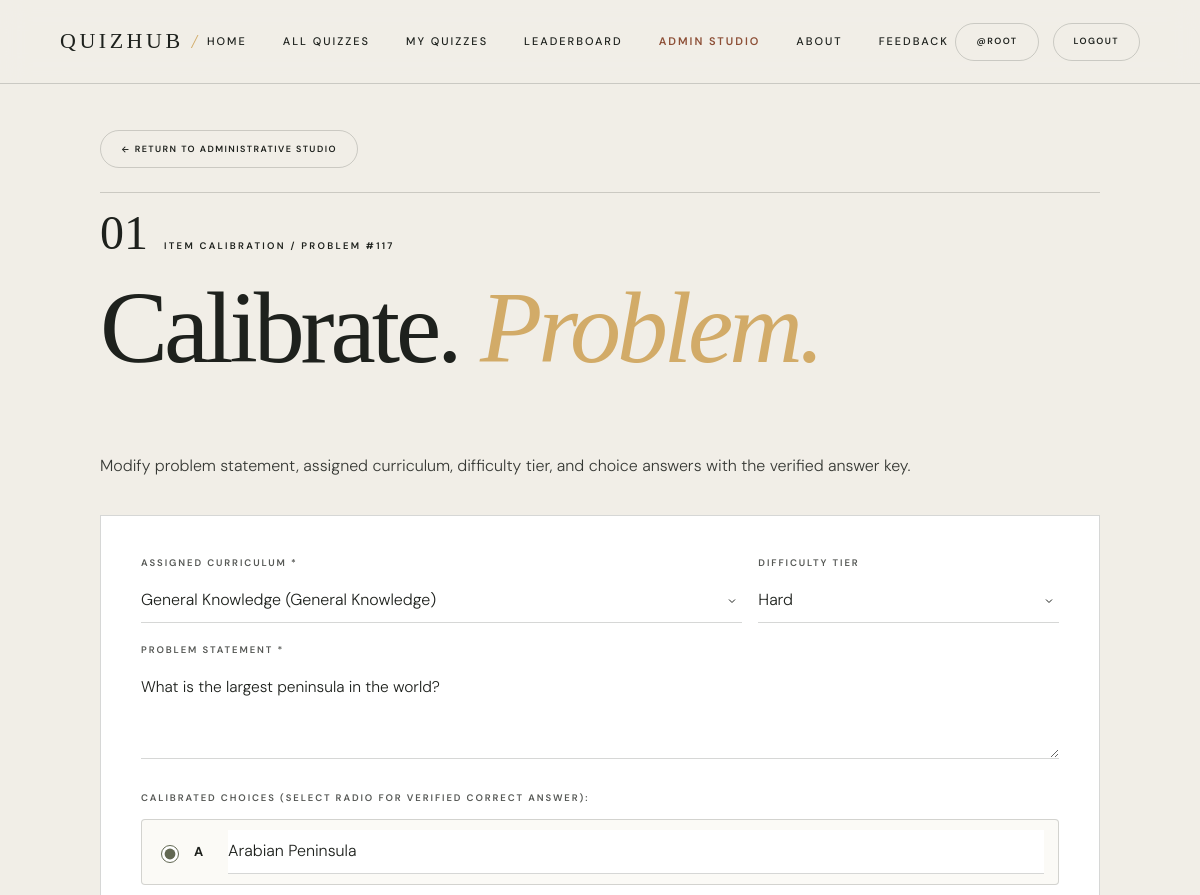
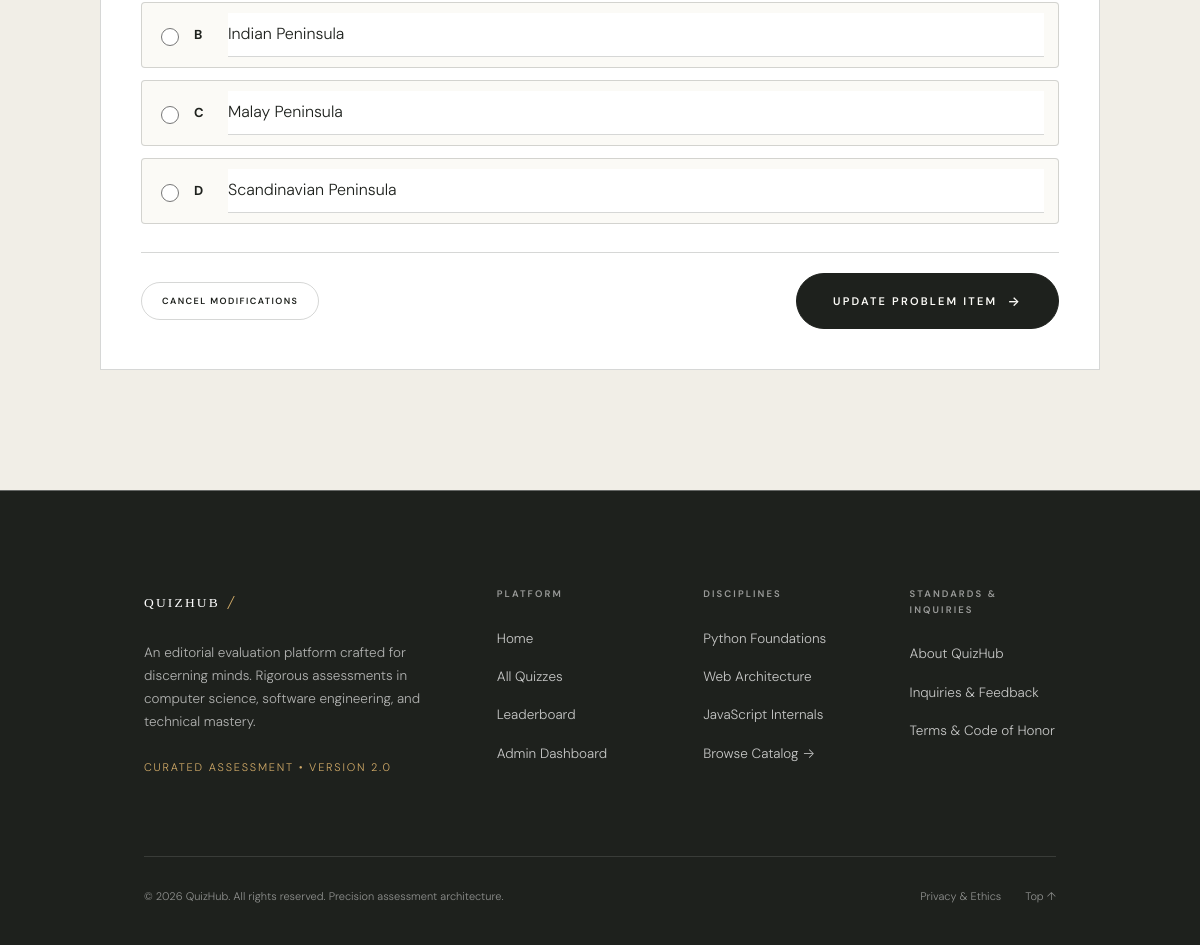
Screenshot of /portal/questions/117/edit/ (signed in) with the database file from the repository (2 pictures, top to bottom).
### quiz1/models.py (models this page shows, shortened)
class Question(models.Model):
    EASY = 'easy'
    MEDIUM = 'medium'
    HARD = 'hard'
    DIFFICULTY_CHOICES = [
        (EASY, 'Easy'),
        (MEDIUM, 'Medium'),
        (HARD, 'Hard'),
    ]
    quiz = models.ForeignKey(Quiz, on_delete=models.CASCADE)
    text = models.TextField()
    difficulty = models.CharField(
        max_length=6,
        choices=DIFFICULTY_CHOICES,
        default=EASY,  # Default to 'easy' if no difficulty is specified
    )

class Quiz(models.Model):
    title = models.CharField(max_length=50)
    description = models.TextField(max_length=50)
    category = models.ForeignKey(Category, on_delete=models.CASCADE)
    create_at = models.DateField(auto_now_add=True)
    update_at = models.DateField(auto_now=True)

class Choice(models.Model):
    question = models.ForeignKey(Question, on_delete=models.CASCADE)
    text = models.CharField(max_length=255)
    is_correct = models.BooleanField(default=False)

### base/portal_views.py (the view, shortened to what this page needs)
# urls.py: path('questions/<int:question_id>/edit/', portal_views.portal_question_edit, name='portal_question_edit'),
@user_passes_test(is_admin, login_url='login')
def portal_question_edit(request, question_id):
    question = get_object_or_404(Question.objects.select_related('quiz'), id=question_id)
    choices = list(question.choice_set.all())
    quizzes = Quiz.objects.all()
    c_a = choices[0].text if len(choices) > 0 else ""
    c_b = choices[1].text if len(choices) > 1 else ""
    c_c = choices[2].text if len(choices) > 2 else ""
    c_d = choices[3].text if len(choices) > 3 else ""
    correct_idx = 'a'
    for idx, c in enumerate(choices):
        if c.is_correct:
            correct_idx = ['a', 'b', 'c', 'd'][idx] if idx < 4 else 'a'
            break
    context = {
        'question': question,
        'quizzes': quizzes,
        'choice_a': c_a,
        'choice_b': c_b,
        'choice_c': c_c,
        'choice_d': c_d,
        'correct_choice': correct_idx,
    }
    return render(request, 'portal/question_edit.html', context)

### base/portal_views.py (called while the page is built)
def is_admin(user):
    return user.is_authenticated and (user.is_superuser or user.is_staff)

### templates/portal/question_edit.html (shortened to what this page needs)
{% extends "../index.html" %}
{% load static %}
{% block content %}
<section class="section-pad chapter-paper" style="padding-top: 130px; min-height: 85vh;">
    <div class="zh-container zh-container-narrow">
        <div style="margin-bottom: 24px;">
            <a href="{% url 'portal_dashboard' %}" class="zh-btn zh-btn-outline zh-btn-sm">
                ← Return to Administrative Studio
            </a>
        </div>
        <div class="section-number">
            <span class="sn-num">01</span>
            <span>Item Calibration / Problem #{{ question.id }}</span>
        </div>
        <div style="margin-bottom: 36px;">
            <h1>Calibrate. <em>Problem.</em></h1>
            <p class="lede" style="margin-top: 10px;">
                Modify problem statement, assigned curriculum, difficulty tier, and choice answers with the verified answer key.
            </p>
        </div>
        <div class="zh-card-light" style="padding: clamp(24px, 3.5vw, 40px); background: #ffffff;">
            <form method="POST" action="{% url 'portal_question_edit' question.id %}">
                <div style="display: grid; grid-template-columns: 2fr 1fr; gap: 16px; margin-bottom: 20px;">
                    <div>
                        <label class="zh-label" for="qQuizSelect">Assigned Curriculum *</label>
                        <select name="quiz" id="qQuizSelect" class="zh-select" required>
                            {% for qz in quizzes %}
                            <option value="{{ qz.id }}" {% if qz.id == question.quiz.id %}selected{% endif %}>
                                {{ qz.title }} ({{ qz.category.name }})
                            </option>
                            {% endfor %}
                        </select>
                    </div>
                    <div>
                        <label class="zh-label" for="qDifficulty">Difficulty Tier</label>
                        <select name="difficulty" id="qDifficulty" class="zh-select">
                            <option value="hard" {% if question.difficulty == 'hard' %}selected{% endif %}>Hard</option>
                        </select>
                    </div>
                </div>
                <div style="margin-bottom: 24px;">
                    <label class="zh-label" for="qText">Problem Statement *</label>
                    <textarea name="text" id="qText" class="zh-textarea" rows="3" required style="font-size: 15.5px;">{{ question.text }}</textarea>
                </div>
                <div style="margin-bottom: 28px;">
                    <label class="zh-label" style="margin-bottom: 12px;">Calibrated Choices (Select Radio for Verified Correct Answer):</label>
                    <div style="display: flex; flex-direction: column; gap: 12px;">
                        <div style="display: flex; align-items: center; gap: 12px; padding: 10px 14px; border: 1px solid var(--line); border-radius: 4px; background: var(--chalk);">
                            <input type="radio" name="correct_choice" value="a" id="edit_a" {% if correct_choice == 'a' %}checked{% endif %} style="cursor: pointer; accent-color: var(--olive); width: 18px; height: 18px;">
                            <label for="edit_a" style="font-weight: 700; width: 22px; font-size: 13px;">A</label>
                            <input type="text" name="choice_a" value="{{ choice_a }}" class="zh-input" placeholder="Choice A statement *" required style="flex: 1; background: #ffffff;">
                        </div>
                        <div style="display: flex; align-items: center; gap: 12px; padding: 10px 14px; border: 1px solid var(--line); border-radius: 4px; background: var(--chalk);">
                            <input type="radio" name="correct_choice" value="b" id="edit_b" {% if correct_choice == 'b' %}checked{% endif %} style="cursor: pointer; accent-color: var(--olive); width: 18px; height: 18px;">
                            <label for="edit_b" style="font-weight: 700; width: 22px; font-size: 13px;">B</label>
                            <input type="text" name="choice_b" value="{{ choice_b }}" class="zh-input" placeholder="Choice B statement *" required style="flex: 1; background: #ffffff;">
                        </div>
                        <div style="display: flex; align-items: center; gap: 12px; padding: 10px 14px; border: 1px solid var(--line); border-radius: 4px; background: var(--chalk);">
                            <input type="radio" name="correct_choice" value="c" id="edit_c" {% if correct_choice == 'c' %}checked{% endif %} style="cursor: pointer; accent-color: var(--olive); width: 18px; height: 18px;">
                            <label for="edit_c" style="font-weight: 700; width: 22px; font-size: 13px;">C</label>
                            <input type="text" name="choice_c" value="{{ choice_c }}" class="zh-input" placeholder="Choice C statement" style="flex: 1; background: #ffffff;">
                        </div>
                        <div style="display: flex; align-items: center; gap: 12px; padding: 10px 14px; border: 1px solid var(--line); border-radius: 4px; background: var(--chalk);">
                            <input type="radio" name="correct_choice" value="d" id="edit_d" {% if correct_choice == 'd' %}checked{% endif %} style="cursor: pointer; accent-color: var(--olive); width: 18px; height: 18px;">
                            <label for="edit_d" style="font-weight: 700; width: 22px; font-size: 13px;">D</label>
                            <input type="text" name="choice_d" value="{{ choice_d }}" class="zh-input" placeholder="Choice D statement" style="flex: 1; background: #ffffff;">
                        </div>
                    </div>
                </div>
                <div style="display: flex; justify-content: space-between; align-items: center; border-top: 1px solid var(--line); padding-top: 20px; flex-wrap: wrap; gap: 12px;">
                    <a href="{% url 'portal_dashboard' %}" class="zh-btn zh-btn-outline zh-btn-sm">
                        Cancel Modifications
                    </a>
                    <button type="submit" class="zh-btn zh-btn-ink zh-btn-lg">
                        Update Problem Item <span class="zh-btn-arrow">→</span>
                    </button>
                </div>
            </form>
        </div>
    </div>
</section>
{% endblock content %}

### templates/components/navbar.html (shortened to what this page needs)
{% load static %}
<header class="site-header" data-header>
    <a href="{% url 'home' %}" class="wordmark" aria-label="QuizHub Home">
        QuizHub <em>/</em>
    </a>
    <nav class="desktop-nav" aria-label="Main Navigation">
        <a href="{% url 'home' %}">Home</a>
        <a href="{% url 'all_quiz' %}">All Quizzes</a>
        {% if request.user.is_authenticated %}
        <a href="{% url 'my_quizzes' %}">My Quizzes</a>
        {% endif %}
        <a href="{% url 'leaderboard' %}">Leaderboard</a>
        {% if request.user.is_superuser or request.user.is_staff %}
        <a href="{% url 'portal_dashboard' %}" style="color: var(--clay); font-weight: 600;">Admin Studio</a>
        {% endif %}
        <a href="{% url 'about' %}">About</a>
        <a href="{% url 'contactUs' %}">Feedback</a>
    </nav>
    <div class="header-actions">
        {% if request.user.is_authenticated %}
            <a href="{% url 'profile' request.user.username %}" class="zh-btn zh-btn-outline zh-btn-sm header-cta">
                @{{ request.user.username }}
            </a>
            <a href="{% url 'logout' %}" class="zh-btn zh-btn-outline zh-btn-sm header-cta">
                Logout
            </a>
        {% endif %}
    </div>
</header>

### rows the page displays
Question: id "117", quiz "General Knowledge (General Knowledge)", difficulty "Hard", text "What is the largest peninsula in the world?"
Choice: choice_a "Arabian Peninsula"
Choice: choice_b "Indian Peninsula"
Choice: choice_c "Malay Peninsula"
Choice: choice_d "Scandinavian Peninsula"

### other values shown
{{ request.user.username }} "ROOT"
